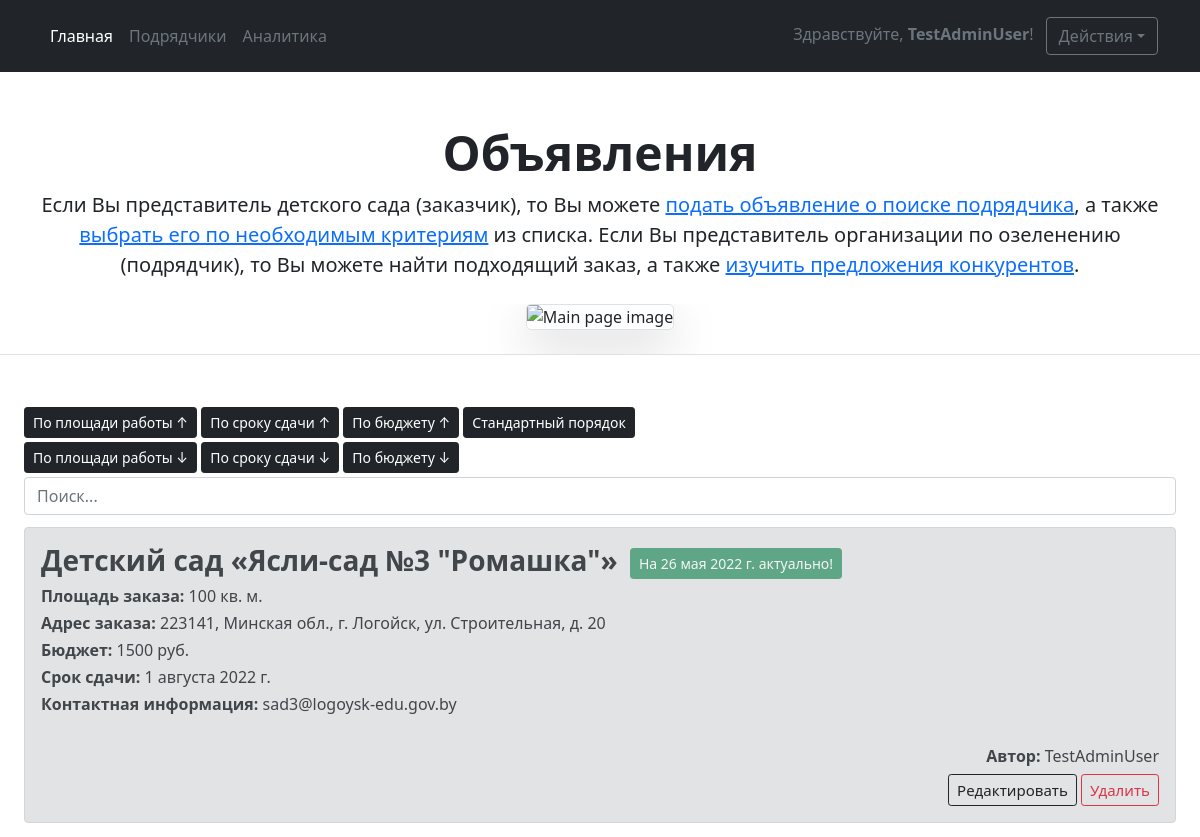
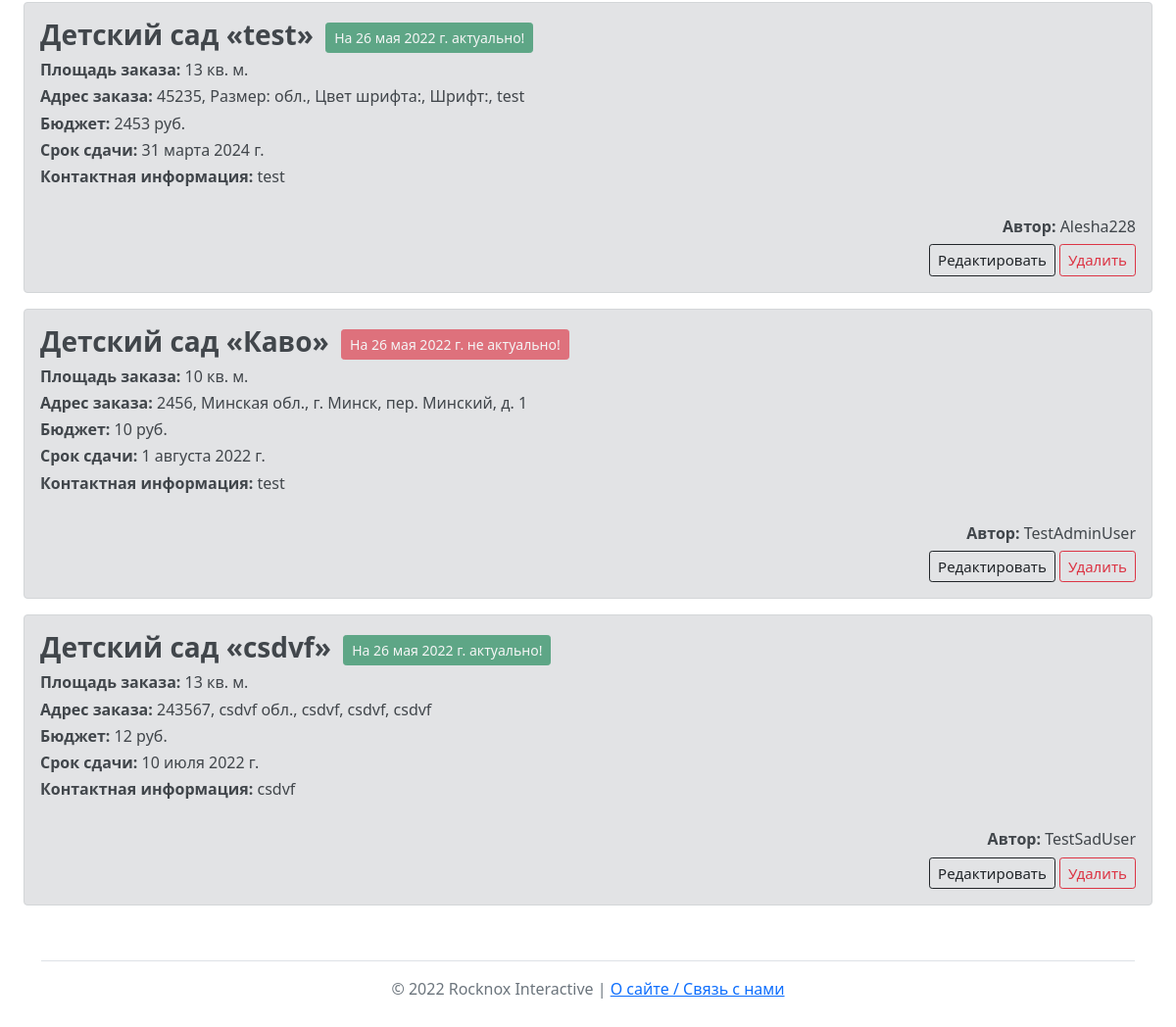
Page /main (signed in) on the committed database (2 pictures, top to bottom).
### main/models.py (models this page shows)
class Ad(models.Model):
    class Meta:
        verbose_name = 'Объявление'
        verbose_name_plural = 'Объявления'
    title = models.CharField(max_length=50, verbose_name='Название')
    area = models.IntegerField(verbose_name='Площадь заказа',
                               validators=[MinValueValidator(0), MaxValueValidator(999999)])
    budget = models.IntegerField(verbose_name='Бюджет', validators=[MinValueValidator(0), MaxValueValidator(999999)])
    deadline = models.DateField(verbose_name='Срок сдачи')
    address_index = models.IntegerField(verbose_name='[Адрес] Индекс',
                                        validators=[MinValueValidator(0), MaxValueValidator(999999)])
    address_region = models.CharField(max_length=100, verbose_name='[Адрес] Область')
    address_city = models.CharField(max_length=100, verbose_name='[Адрес] Город')
    address_street = models.CharField(max_length=100, verbose_name='[Адрес] Улица')
    address_office = models.CharField(max_length=100, verbose_name='[Адрес] Дом, корпус, помещение')
    contact = models.CharField(max_length=300, verbose_name='Контактная информация')
    actual = models.BooleanField(default=True)
    author = models.ForeignKey(User, on_delete=models.CASCADE)

### main/views.py (the view)
# urls.py: path('main', views.MainPage, name='main'),
@login_required
def MainPage(request):
    timeToday = datetime.date.today()
    ads = Ad.objects.all()
    search = request.GET.get('search', '')
    if search:
        ads = Ad.objects.filter(
            Q(title__icontains=search) | Q(budget__icontains=search) | Q(address_city__icontains=search))
    else:
        Ad.objects.all()
    data = {
        'timeToday': timeToday,
        'ads': ads,
    }
    return render(request, 'main.html', data)

### main/templates/main.html
{% extends 'base.html' %} {% block title %}Главная{% endblock %} {% block mainbuttons %}
<li><a href='{% url 'main' %}' class="nav-link px-2 text-white">Главная</a></li>
<li><a href='{% url 'executors' %}' class="nav-link px-2 text-secondary">Подрядчики</a></li>
<li><a href='{% url 'analytics' %}' class="nav-link px-2 text-secondary">Аналитика</a></li> {% endblock %}
{% block main %}
<div class="px-4 pt-5 my-1 text-center border-bottom">
    <h1 class="display-5 fw-bold">Объявления</h1>
    <div class="col-lg-12 mx-auto">
        <p class="lead mb-4">Если Вы представитель детского сада (заказчик), то Вы можете <a href="{% url 'addad' %}">подать объявление о поиске подрядчика</a>, а также <a href="{% url 'executors' %}">выбрать его по необходимым критериям</a> из списка. Если Вы
            представитель организации по озеленению (подрядчик), то Вы можете найти подходящий заказ, а также <a href="{% url 'executors' %}">изучить
                предложения конкурентов</a>.</p>
    </div>
    <div class="overflow-hidden" style="max-height: 30vh;">
        <div class="container px-5"><img src="https://user-images.githubusercontent.com/75385700/164297220-fb66f069-64c4-436c-b553-bd96f8e75317.png" class="img-fluid border rounded-3 shadow-lg mb-4" alt="Main page image" width="700" height="500" loading="lazy"></div>
    </div>
</div>
<div class="px-4 pt-5 my-1"><a class="btn btn-dark btn-lg px-2 btn-sm" href="{% url 'sortAds' 'area' %}">По площади
        работы ↑</a> <a class="btn btn-dark btn-lg px-2 btn-sm" href="{% url 'sortAds' 'deadline' %}">По сроку сдачи
        ↑</a> <a class="btn btn-dark btn-lg px-2 btn-sm" href="{% url 'sortAds' 'budget' %}">По бюджету ↑</a> <a class="btn btn-dark btn-lg px-2 btn-sm" href="{% url 'main' %}">Стандартный порядок</a></div>
<div class="px-4 my-1"><a class="btn btn-dark btn-lg px-2 btn-sm" href="{% url 'sortAds' '-area' %}">По площади
        работы
        ↓</a> <a class="btn btn-dark btn-lg px-2 btn-sm" href="{% url 'sortAds' '-deadline' %}">По сроку сдачи ↓</a> <a class="btn btn-dark btn-lg px-2 btn-sm" href="{% url 'sortAds' '-budget' %}">По бюджету ↓</a>
    <form class="form-inline my-lg-1" action="{% url 'main' %}">
        <input class="form-control" type="search" placeholder="Поиск..." aria-label="search" name="search">
    </form>
</div>
<div class="px-4 pt-2 my-1">
    {% if ads %} {% for el in ads %}
    <div class="alert alert-secondary">
        <h3><b>Детский сад «{{ el.title }}»</b>
            {% if el.actual == True %}
            <button type="button" class="btn btn-success btn-sm" disabled style="margin-left: 5px">
                На {{ timeToday }} актуально!
            </button>
        </h3>
        {% else %}
        <button type="button" class="btn btn-danger btn-sm" disabled style="margin-left: 5px">
            На {{ timeToday }} не актуально!
        </button></h3>
        {% endif %}
        <h6><b>Площадь заказа:</b> {{ el.area }} кв. м.</h6>
        <h6><b>Адрес заказа:</b> {{ el.address_index }}, {{ el.address_region }}
            обл., {{ el.address_city }}, {{ el.address_street }}, {{ el.address_office }}</h6>
        <h6><b>Бюджет:</b> {{ el.budget }} руб.</h6>
        <h6><b>Срок сдачи:</b> {{ el.deadline }}</h6>
        <h6><b>Контактная информация:</b> {{ el.contact }}</h6>
        {% if user.id == el.author.id or user.is_superuser %}
        <div align="right">
            {% if user.is_superuser %}<br>
            <h6><b>Автор:</b> {{ el.author }}</h6>{% endif %}
            <a href="/editad/{{ el.id }}" type="button" class="btn btn-lg btn-outline-dark btn-sm" style="font-size: 15px">Редактировать</a>
            <a href="/deletead/{{ el.id }}" type="button" class="btn btn-lg btn-outline-danger btn-sm" style="font-size: 15px">Удалить</a>
        </div>
    </div>
    {% else %}
</div>
{% endif %}
{% endfor %} {% else %}
<div class="alert alert-danger text-center">
    <h3><b>Объявлений нет!</b></h3>
    <h10>Добавьте новое либо повторите попытку позже.</h10>
</div> {% endif %} </div> {% endblock %}

### main/templates/BASE.html (shortened to what this page needs)
<!doctype html>
<html lang="ru">
<head>
    <link rel="stylesheet" href="https://cdn.jsdelivr.net/npm/bootstrap@5.1.3/dist/css/bootstrap.min.css">
</head>
<body>
    <main>
        <header class="p-3 bg-dark text-white sticky-top">
            <div class="container">
                <div class="d-flex flex-wrap align-items-center justify-content-center justify-content-lg-start">
                    <ul class="nav col-12 col-lg-auto me-lg-auto mb-2 justify-content-center mb-md-0">
                        {% block mainbuttons %}{% endblock %} </ul>
                    <div class="text-end"><span class="px-2 text-secondary">Здравствуйте, <strong>{{ user.username }}</strong>!</span>
                        <button class="btn btn-outline-secondary dropdown-toggle" type="button" id="dropdownMenuButton1" data-bs-toggle="dropdown" aria-expanded="false"> Действия</button>
                    </div>
                </div>
            </div>
        </header> {% block main %} {% endblock %}
    </main>
</body>
<div class="container">
    <footer class="py-3 my-4">
        <ul class="nav justify-content-center border-bottom pb-3 mb-3"></ul>
        <p class="text-center text-muted">© 2022 Rocknox Interactive | <a href='{% url 'about' %}'>О сайте / Связь с нами</a>
    </footer>
</div>
</html>

### rows in the picture
Ad: title "Ясли-сад №3 \"Ромашка\"", area "100", address_index "223141", address_region "Минская", address_city "г. Логойск", address_street "ул. Строительная", address_office "д. 20", budget "1500", deadline "1 августа 2022 г.", contact "sad3@logoysk-edu.gov.by", author "TestAdminUser"
Ad: title "test", area "13", address_index "45235", address_region "Размер:", address_city "Цвет шрифта:", address_street "Шрифт:", address_office "test", budget "2453", deadline "31 марта 2024 г.", contact "test", author "Alesha228"
Ad: title "Каво", area "10", address_index "2456", address_region "Минская", address_city "г. Минск", address_street "пер. Минский", address_office "д. 1", budget "10", deadline "1 августа 2022 г.", contact "test", author "TestAdminUser"
Ad: title "csdvf", area "13", address_index "243567", address_region "csdvf", address_city "csdvf", address_street "csdvf", address_office "csdvf", budget "12", deadline "10 июля 2022 г.", contact "csdvf", author "TestSadUser"

### other values in the picture
{{ user.username }} "TestAdminUser"
